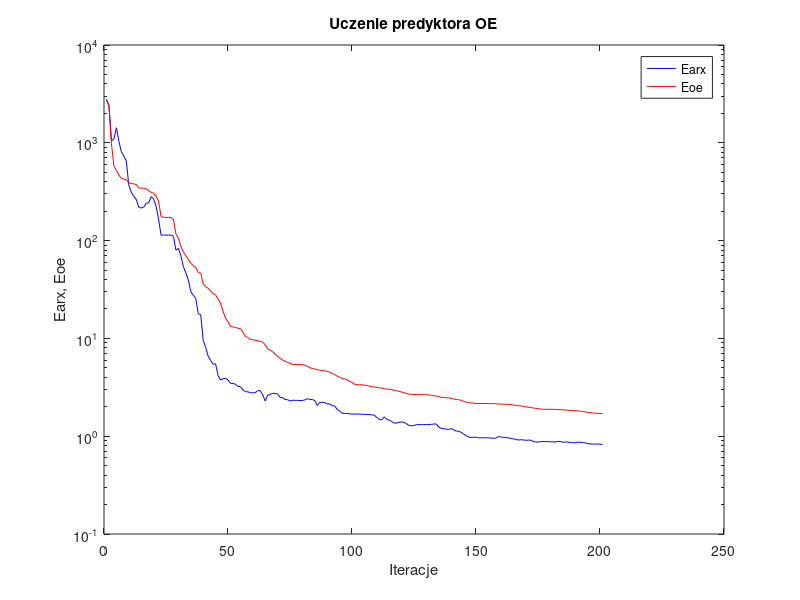
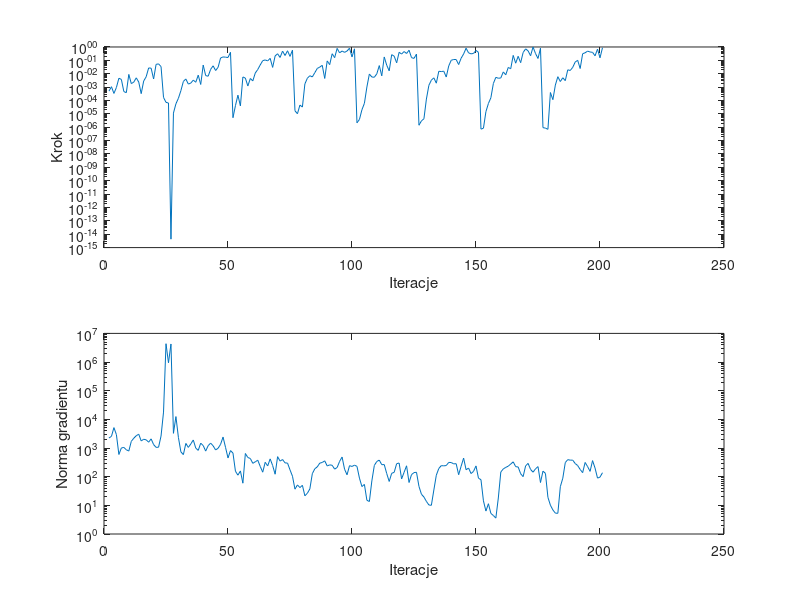

Reproduce these figures in MATLAB, in order.
%uczenie predyktora oe
clear all;
n=0; farx(n+1)=2.796573e+003; foe(n+1)=2.735125e+003; wspucz(n+1)=0.000000e+000; ng(n+1)=0.000000e+000;
%odnowa zmiennej metryki
n=1; farx(n+1)=2.419203e+003; foe(n+1)=2.380238e+003; krok(n+1)=5.018139e-004; ng(n+1)=2.242629e+003;
n=2; farx(n+1)=1.047370e+003; foe(n+1)=9.763968e+002; krok(n+1)=1.072587e-003; ng(n+1)=2.549529e+003;
n=3; farx(n+1)=1.093568e+003; foe(n+1)=5.768527e+002; krok(n+1)=3.369218e-004; ng(n+1)=5.156042e+003;
n=4; farx(n+1)=1.425620e+003; foe(n+1)=5.214113e+002; krok(n+1)=9.349870e-004; ng(n+1)=2.940748e+003;
n=5; farx(n+1)=1.035945e+003; foe(n+1)=4.689998e+002; krok(n+1)=4.597934e-003; ng(n+1)=5.948032e+002;
n=6; farx(n+1)=8.100771e+002; foe(n+1)=4.316066e+002; krok(n+1)=3.765398e-003; ng(n+1)=1.006455e+003;
n=7; farx(n+1)=7.329924e+002; foe(n+1)=4.257981e+002; krok(n+1)=4.644788e-004; ng(n+1)=1.047804e+003;
n=8; farx(n+1)=6.524678e+002; foe(n+1)=4.202560e+002; krok(n+1)=3.831728e-004; ng(n+1)=8.715674e+002;
n=9; farx(n+1)=3.683236e+002; foe(n+1)=3.901939e+002; krok(n+1)=8.891335e-003; ng(n+1)=7.822682e+002;
n=10; farx(n+1)=3.132687e+002; foe(n+1)=3.834335e+002; krok(n+1)=1.838554e-003; ng(n+1)=1.708820e+003;
n=11; farx(n+1)=2.824186e+002; foe(n+1)=3.805504e+002; krok(n+1)=2.339724e-003; ng(n+1)=2.195437e+003;
n=12; farx(n+1)=2.639954e+002; foe(n+1)=3.748340e+002; krok(n+1)=4.938447e-003; ng(n+1)=2.689966e+003;
n=13; farx(n+1)=2.201403e+002; foe(n+1)=3.456464e+002; krok(n+1)=2.397584e-003; ng(n+1)=3.033364e+003;
n=14; farx(n+1)=2.151275e+002; foe(n+1)=3.434436e+002; krok(n+1)=3.251097e-004; ng(n+1)=1.771995e+003;
n=15; farx(n+1)=2.202307e+002; foe(n+1)=3.425459e+002; krok(n+1)=2.840497e-003; ng(n+1)=2.020454e+003;
n=16; farx(n+1)=2.405095e+002; foe(n+1)=3.389497e+002; krok(n+1)=5.924781e-003; ng(n+1)=1.933555e+003;
n=17; farx(n+1)=2.429484e+002; foe(n+1)=3.248418e+002; krok(n+1)=2.705929e-002; ng(n+1)=1.595918e+003;
n=18; farx(n+1)=2.817815e+002; foe(n+1)=3.113791e+002; krok(n+1)=2.607440e-002; ng(n+1)=2.089494e+003;
n=19; farx(n+1)=2.669215e+002; foe(n+1)=3.046516e+002; krok(n+1)=4.051549e-003; ng(n+1)=1.317390e+003;
n=20; farx(n+1)=2.241731e+002; foe(n+1)=2.849471e+002; krok(n+1)=5.005537e-002; ng(n+1)=1.054665e+003;
n=21; farx(n+1)=1.660279e+002; foe(n+1)=2.538604e+002; krok(n+1)=5.466235e-002; ng(n+1)=1.067086e+003;
n=22; farx(n+1)=1.136189e+002; foe(n+1)=1.764240e+002; krok(n+1)=3.425339e-002; ng(n+1)=2.623363e+003;
n=23; farx(n+1)=1.139283e+002; foe(n+1)=1.730340e+002; krok(n+1)=1.687724e-004; ng(n+1)=1.795917e+004;
n=24; farx(n+1)=1.139585e+002; foe(n+1)=1.726843e+002; krok(n+1)=7.219457e-005; ng(n+1)=4.365421e+006;
n=25; farx(n+1)=1.139416e+002; foe(n+1)=1.726535e+002; krok(n+1)=6.485137e-005; ng(n+1)=9.425979e+005;
%odnowa zmiennej metryki
n=26; farx(n+1)=1.139416e+002; foe(n+1)=1.726450e+002; krok(n+1)=4.273471e-015; ng(n+1)=4.274258e+006;
n=27; farx(n+1)=1.105010e+002; foe(n+1)=1.640736e+002; krok(n+1)=1.139931e-005; ng(n+1)=3.256509e+003;
n=28; farx(n+1)=7.983270e+001; foe(n+1)=1.168453e+002; krok(n+1)=5.665485e-005; ng(n+1)=1.251743e+004;
n=29; farx(n+1)=8.343153e+001; foe(n+1)=1.063894e+002; krok(n+1)=1.454251e-004; ng(n+1)=2.347768e+003;
n=30; farx(n+1)=7.009240e+001; foe(n+1)=8.722123e+001; krok(n+1)=5.405350e-004; ng(n+1)=7.341988e+002;
n=31; farx(n+1)=5.422063e+001; foe(n+1)=7.653509e+001; krok(n+1)=2.647020e-003; ng(n+1)=5.891166e+002;
n=32; farx(n+1)=4.667147e+001; foe(n+1)=6.994253e+001; krok(n+1)=4.065324e-003; ng(n+1)=1.447814e+003;
n=33; farx(n+1)=3.986306e+001; foe(n+1)=6.426843e+001; krok(n+1)=1.683682e-003; ng(n+1)=1.051157e+003;
n=34; farx(n+1)=3.013954e+001; foe(n+1)=5.865042e+001; krok(n+1)=1.998365e-003; ng(n+1)=1.390943e+003;
n=35; farx(n+1)=2.760603e+001; foe(n+1)=5.520677e+001; krok(n+1)=3.334367e-003; ng(n+1)=1.912835e+003;
n=36; farx(n+1)=2.560885e+001; foe(n+1)=5.302818e+001; krok(n+1)=2.302721e-003; ng(n+1)=9.931881e+002;
n=37; farx(n+1)=1.787483e+001; foe(n+1)=4.709877e+001; krok(n+1)=7.825027e-003; ng(n+1)=8.286589e+002;
n=38; farx(n+1)=1.747435e+001; foe(n+1)=4.662996e+001; krok(n+1)=1.575776e-003; ng(n+1)=1.477130e+003;
n=39; farx(n+1)=9.548737e+000; foe(n+1)=3.605042e+001; krok(n+1)=4.446078e-002; ng(n+1)=1.219776e+003;
n=40; farx(n+1)=8.103873e+000; foe(n+1)=3.367920e+001; krok(n+1)=7.251821e-003; ng(n+1)=7.811968e+002;
n=41; farx(n+1)=6.569129e+000; foe(n+1)=3.258005e+001; krok(n+1)=6.525058e-003; ng(n+1)=1.210501e+003;
n=42; farx(n+1)=5.943593e+000; foe(n+1)=3.038169e+001; krok(n+1)=2.128042e-002; ng(n+1)=1.480764e+003;
n=43; farx(n+1)=5.454417e+000; foe(n+1)=2.874485e+001; krok(n+1)=3.907971e-002; ng(n+1)=1.193532e+003;
n=44; farx(n+1)=5.496911e+000; foe(n+1)=2.778346e+001; krok(n+1)=1.740861e-002; ng(n+1)=8.561271e+002;
n=45; farx(n+1)=4.168154e+000; foe(n+1)=2.528387e+001; krok(n+1)=3.002384e-002; ng(n+1)=9.813169e+002;
n=46; farx(n+1)=3.757136e+000; foe(n+1)=2.298323e+001; krok(n+1)=1.500565e-001; ng(n+1)=1.344107e+003;
n=47; farx(n+1)=3.873515e+000; foe(n+1)=1.896341e+001; krok(n+1)=1.809599e-001; ng(n+1)=2.417402e+003;
n=48; farx(n+1)=3.905771e+000; foe(n+1)=1.606669e+001; krok(n+1)=1.732520e-001; ng(n+1)=1.057389e+003;
n=49; farx(n+1)=3.770249e+000; foe(n+1)=1.485408e+001; krok(n+1)=1.630613e-001; ng(n+1)=4.502670e+002;
n=50; farx(n+1)=3.470350e+000; foe(n+1)=1.327826e+001; krok(n+1)=4.004429e-001; ng(n+1)=8.134866e+002;
%odnowa zmiennej metryki
n=51; farx(n+1)=3.456236e+000; foe(n+1)=1.307454e+001; krok(n+1)=5.145796e-006; ng(n+1)=6.668858e+002;
n=52; farx(n+1)=3.401798e+000; foe(n+1)=1.297757e+001; krok(n+1)=4.116566e-005; ng(n+1)=1.553929e+002;
n=53; farx(n+1)=3.228224e+000; foe(n+1)=1.270192e+001; krok(n+1)=2.493753e-004; ng(n+1)=1.128335e+002;
n=54; farx(n+1)=3.210356e+000; foe(n+1)=1.261729e+001; krok(n+1)=3.939832e-005; ng(n+1)=1.590098e+002;
n=55; farx(n+1)=2.974163e+000; foe(n+1)=1.161387e+001; krok(n+1)=5.767896e-003; ng(n+1)=5.928782e+001;
n=56; farx(n+1)=2.859729e+000; foe(n+1)=1.044769e+001; krok(n+1)=4.704763e-003; ng(n+1)=6.454361e+002;
n=57; farx(n+1)=2.842925e+000; foe(n+1)=1.023339e+001; krok(n+1)=1.213392e-003; ng(n+1)=4.664883e+002;
n=58; farx(n+1)=2.787822e+000; foe(n+1)=9.743845e+000; krok(n+1)=4.408444e-003; ng(n+1)=4.318589e+002;
n=59; farx(n+1)=2.775637e+000; foe(n+1)=9.689224e+000; krok(n+1)=2.914778e-003; ng(n+1)=2.925992e+002;
n=60; farx(n+1)=2.786791e+000; foe(n+1)=9.583695e+000; krok(n+1)=1.131031e-002; ng(n+1)=3.308430e+002;
n=61; farx(n+1)=2.923615e+000; foe(n+1)=9.426026e+000; krok(n+1)=2.076180e-002; ng(n+1)=3.760634e+002;
n=62; farx(n+1)=2.924861e+000; foe(n+1)=9.354133e+000; krok(n+1)=4.559356e-002; ng(n+1)=2.273243e+002;
n=63; farx(n+1)=2.650073e+000; foe(n+1)=9.178505e+000; krok(n+1)=9.479650e-002; ng(n+1)=1.436062e+002;
n=64; farx(n+1)=2.286549e+000; foe(n+1)=8.574397e+000; krok(n+1)=1.076512e-001; ng(n+1)=3.181607e+002;
n=65; farx(n+1)=2.632691e+000; foe(n+1)=7.821740e+000; krok(n+1)=9.118713e-002; ng(n+1)=2.379046e+002;
n=66; farx(n+1)=2.676791e+000; foe(n+1)=7.574451e+000; krok(n+1)=1.410702e-001; ng(n+1)=4.179034e+002;
n=67; farx(n+1)=2.740748e+000; foe(n+1)=7.319649e+000; krok(n+1)=2.972664e-002; ng(n+1)=2.450702e+002;
n=68; farx(n+1)=2.735457e+000; foe(n+1)=6.914905e+000; krok(n+1)=2.134155e-001; ng(n+1)=1.219210e+002;
n=69; farx(n+1)=2.708194e+000; foe(n+1)=6.563042e+000; krok(n+1)=3.116529e-001; ng(n+1)=4.997788e+002;
n=70; farx(n+1)=2.496610e+000; foe(n+1)=6.258239e+000; krok(n+1)=1.641051e-001; ng(n+1)=3.499800e+002;
n=71; farx(n+1)=2.478501e+000; foe(n+1)=6.019723e+000; krok(n+1)=4.951781e-001; ng(n+1)=3.966418e+002;
n=72; farx(n+1)=2.372420e+000; foe(n+1)=5.850578e+000; krok(n+1)=2.301336e-001; ng(n+1)=3.031597e+002;
n=73; farx(n+1)=2.363622e+000; foe(n+1)=5.673435e+000; krok(n+1)=5.223159e-001; ng(n+1)=2.981150e+002;
n=74; farx(n+1)=2.288559e+000; foe(n+1)=5.560326e+000; krok(n+1)=1.981558e-001; ng(n+1)=1.732305e+002;
n=75; farx(n+1)=2.329346e+000; foe(n+1)=5.413551e+000; krok(n+1)=5.788951e-001; ng(n+1)=1.037002e+002;
%odnowa zmiennej metryki
n=76; farx(n+1)=2.326809e+000; foe(n+1)=5.411433e+000; krok(n+1)=1.700060e-005; ng(n+1)=3.666498e+001;
n=77; farx(n+1)=2.323579e+000; foe(n+1)=5.408294e+000; krok(n+1)=1.018440e-005; ng(n+1)=5.157626e+001;
n=78; farx(n+1)=2.317603e+000; foe(n+1)=5.399225e+000; krok(n+1)=4.546123e-005; ng(n+1)=4.166885e+001;
n=79; farx(n+1)=2.318962e+000; foe(n+1)=5.386864e+000; krok(n+1)=3.223481e-005; ng(n+1)=4.998502e+001;
n=80; farx(n+1)=2.348688e+000; foe(n+1)=5.313150e+000; krok(n+1)=1.742611e-003; ng(n+1)=2.151124e+001;
n=81; farx(n+1)=2.418941e+000; foe(n+1)=5.178262e+000; krok(n+1)=4.597934e-003; ng(n+1)=2.641452e+001;
n=82; farx(n+1)=2.377350e+000; foe(n+1)=5.020307e+000; krok(n+1)=7.088910e-003; ng(n+1)=3.744395e+001;
n=83; farx(n+1)=2.372753e+000; foe(n+1)=4.933811e+000; krok(n+1)=5.767896e-003; ng(n+1)=1.272366e+002;
n=84; farx(n+1)=2.311800e+000; foe(n+1)=4.873215e+000; krok(n+1)=1.199953e-002; ng(n+1)=1.885212e+002;
n=85; farx(n+1)=2.062701e+000; foe(n+1)=4.787255e+000; krok(n+1)=2.490870e-002; ng(n+1)=2.204236e+002;
n=86; farx(n+1)=2.214407e+000; foe(n+1)=4.739276e+000; krok(n+1)=3.129602e-002; ng(n+1)=2.970833e+002;
n=87; farx(n+1)=2.220735e+000; foe(n+1)=4.680034e+000; krok(n+1)=4.256083e-002; ng(n+1)=3.131278e+002;
n=88; farx(n+1)=2.210500e+000; foe(n+1)=4.665954e+000; krok(n+1)=4.440041e-003; ng(n+1)=3.572646e+002;
n=89; farx(n+1)=2.135339e+000; foe(n+1)=4.604076e+000; krok(n+1)=9.047997e-002; ng(n+1)=2.364628e+002;
n=90; farx(n+1)=2.139436e+000; foe(n+1)=4.534414e+000; krok(n+1)=4.773765e-002; ng(n+1)=2.584124e+002;
n=91; farx(n+1)=2.053601e+000; foe(n+1)=4.357903e+000; krok(n+1)=3.126376e-001; ng(n+1)=2.502523e+002;
n=92; farx(n+1)=2.043574e+000; foe(n+1)=4.282292e+000; krok(n+1)=1.590363e-001; ng(n+1)=1.838370e+002;
n=93; farx(n+1)=1.881059e+000; foe(n+1)=4.107087e+000; krok(n+1)=7.847380e-001; ng(n+1)=2.085352e+002;
n=94; farx(n+1)=1.807459e+000; foe(n+1)=4.012638e+000; krok(n+1)=3.619299e-001; ng(n+1)=3.421634e+002;
n=95; farx(n+1)=1.715386e+000; foe(n+1)=3.900427e+000; krok(n+1)=5.013461e-001; ng(n+1)=4.848204e+002;
n=96; farx(n+1)=1.709393e+000; foe(n+1)=3.853086e+000; krok(n+1)=3.963116e-001; ng(n+1)=1.819345e+002;
n=97; farx(n+1)=1.709335e+000; foe(n+1)=3.758633e+000; krok(n+1)=5.007363e-001; ng(n+1)=1.164984e+002;
n=98; farx(n+1)=1.694656e+000; foe(n+1)=3.645506e+000; krok(n+1)=8.127796e-001; ng(n+1)=2.423903e+002;
n=99; farx(n+1)=1.684386e+000; foe(n+1)=3.557122e+000; krok(n+1)=1.809649e-001; ng(n+1)=2.274753e+002;
n=100; farx(n+1)=1.684788e+000; foe(n+1)=3.384181e+000; krok(n+1)=7.273018e-001; ng(n+1)=2.525331e+002;
%odnowa zmiennej metryki
n=101; farx(n+1)=1.684202e+000; foe(n+1)=3.361808e+000; krok(n+1)=2.134892e-006; ng(n+1)=2.299315e+002;
n=102; farx(n+1)=1.682983e+000; foe(n+1)=3.357310e+000; krok(n+1)=3.811241e-006; ng(n+1)=8.919389e+001;
n=103; farx(n+1)=1.678039e+000; foe(n+1)=3.351020e+000; krok(n+1)=2.018691e-005; ng(n+1)=4.522912e+001;
n=104; farx(n+1)=1.668636e+000; foe(n+1)=3.327185e+000; krok(n+1)=6.119948e-005; ng(n+1)=5.377149e+001;
n=105; farx(n+1)=1.670667e+000; foe(n+1)=3.311940e+000; krok(n+1)=1.013537e-003; ng(n+1)=1.507041e+001;
n=106; farx(n+1)=1.664695e+000; foe(n+1)=3.247350e+000; krok(n+1)=9.513276e-003; ng(n+1)=1.359669e+001;
n=107; farx(n+1)=1.653026e+000; foe(n+1)=3.202507e+000; krok(n+1)=5.700116e-003; ng(n+1)=7.094007e+001;
n=108; farx(n+1)=1.640177e+000; foe(n+1)=3.185822e+000; krok(n+1)=5.457942e-003; ng(n+1)=2.464643e+002;
n=109; farx(n+1)=1.550688e+000; foe(n+1)=3.168814e+000; krok(n+1)=9.832841e-003; ng(n+1)=3.399851e+002;
n=110; farx(n+1)=1.489344e+000; foe(n+1)=3.120949e+000; krok(n+1)=4.069805e-002; ng(n+1)=3.788688e+002;
n=111; farx(n+1)=1.467403e+000; foe(n+1)=3.115824e+000; krok(n+1)=6.971205e-003; ng(n+1)=2.620461e+002;
n=112; farx(n+1)=1.577635e+000; foe(n+1)=3.048498e+000; krok(n+1)=1.794664e-001; ng(n+1)=2.647296e+002;
n=113; farx(n+1)=1.487362e+000; foe(n+1)=3.036069e+000; krok(n+1)=4.321748e-002; ng(n+1)=1.285877e+002;
n=114; farx(n+1)=1.461704e+000; foe(n+1)=3.022330e+000; krok(n+1)=1.647425e-002; ng(n+1)=6.815682e+001;
n=115; farx(n+1)=1.412162e+000; foe(n+1)=3.000772e+000; krok(n+1)=2.656312e-001; ng(n+1)=1.312977e+002;
n=116; farx(n+1)=1.361359e+000; foe(n+1)=2.932505e+000; krok(n+1)=2.064051e-001; ng(n+1)=1.418300e+002;
n=117; farx(n+1)=1.360823e+000; foe(n+1)=2.923716e+000; krok(n+1)=6.552688e-002; ng(n+1)=2.838248e+002;
n=118; farx(n+1)=1.388787e+000; foe(n+1)=2.873415e+000; krok(n+1)=4.004429e-001; ng(n+1)=2.999275e+002;
n=119; farx(n+1)=1.401374e+000; foe(n+1)=2.830037e+000; krok(n+1)=2.953927e-001; ng(n+1)=8.359115e+001;
n=120; farx(n+1)=1.383446e+000; foe(n+1)=2.786224e+000; krok(n+1)=4.567804e-001; ng(n+1)=1.419492e+002;
n=121; farx(n+1)=1.341645e+000; foe(n+1)=2.735031e+000; krok(n+1)=3.268918e-001; ng(n+1)=2.397804e+002;
n=122; farx(n+1)=1.285110e+000; foe(n+1)=2.688296e+000; krok(n+1)=5.738785e-001; ng(n+1)=6.267648e+001;
n=123; farx(n+1)=1.277842e+000; foe(n+1)=2.678815e+000; krok(n+1)=1.600146e-001; ng(n+1)=1.182497e+002;
n=124; farx(n+1)=1.284555e+000; foe(n+1)=2.670814e+000; krok(n+1)=1.400181e-001; ng(n+1)=1.388596e+002;
n=125; farx(n+1)=1.313469e+000; foe(n+1)=2.662134e+000; krok(n+1)=2.942678e-001; ng(n+1)=1.424255e+002;
%odnowa zmiennej metryki
n=126; farx(n+1)=1.313385e+000; foe(n+1)=2.661639e+000; krok(n+1)=1.406573e-006; ng(n+1)=4.582983e+001;
n=127; farx(n+1)=1.313228e+000; foe(n+1)=2.661443e+000; krok(n+1)=3.002928e-006; ng(n+1)=2.444544e+001;
n=128; farx(n+1)=1.313111e+000; foe(n+1)=2.661297e+000; krok(n+1)=4.269784e-006; ng(n+1)=1.950870e+001;
n=129; farx(n+1)=1.316551e+000; foe(n+1)=2.658562e+000; krok(n+1)=1.281924e-004; ng(n+1)=1.374049e+001;
n=130; farx(n+1)=1.316937e+000; foe(n+1)=2.646751e+000; krok(n+1)=1.364485e-003; ng(n+1)=1.030994e+001;
n=131; farx(n+1)=1.320813e+000; foe(n+1)=2.616277e+000; krok(n+1)=3.303815e-003; ng(n+1)=1.001921e+001;
n=132; farx(n+1)=1.332050e+000; foe(n+1)=2.587203e+000; krok(n+1)=4.926484e-003; ng(n+1)=3.423214e+001;
n=133; farx(n+1)=1.335267e+000; foe(n+1)=2.575867e+000; krok(n+1)=1.965086e-003; ng(n+1)=1.128438e+002;
n=134; farx(n+1)=1.237032e+000; foe(n+1)=2.553840e+000; krok(n+1)=1.532510e-002; ng(n+1)=1.932437e+002;
n=135; farx(n+1)=1.204624e+000; foe(n+1)=2.487597e+000; krok(n+1)=1.450364e-002; ng(n+1)=2.431874e+002;
n=136; farx(n+1)=1.190386e+000; foe(n+1)=2.483433e+000; krok(n+1)=1.548166e-002; ng(n+1)=2.388909e+002;
n=137; farx(n+1)=1.185130e+000; foe(n+1)=2.478664e+000; krok(n+1)=5.655154e-003; ng(n+1)=2.449148e+002;
n=138; farx(n+1)=1.166865e+000; foe(n+1)=2.469172e+000; krok(n+1)=3.813366e-002; ng(n+1)=3.146886e+002;
n=139; farx(n+1)=1.199115e+000; foe(n+1)=2.443794e+000; krok(n+1)=1.011122e-001; ng(n+1)=3.123419e+002;
n=140; farx(n+1)=1.163167e+000; foe(n+1)=2.407880e+000; krok(n+1)=1.160291e-001; ng(n+1)=2.800892e+002;
n=141; farx(n+1)=1.127780e+000; foe(n+1)=2.368659e+000; krok(n+1)=1.150658e-001; ng(n+1)=2.841627e+002;
n=142; farx(n+1)=1.125026e+000; foe(n+1)=2.361318e+000; krok(n+1)=4.857442e-002; ng(n+1)=1.172170e+002;
n=143; farx(n+1)=1.096000e+000; foe(n+1)=2.332354e+000; krok(n+1)=1.438191e-001; ng(n+1)=2.311993e+002;
n=144; farx(n+1)=1.050494e+000; foe(n+1)=2.266977e+000; krok(n+1)=3.007188e-001; ng(n+1)=4.452445e+002;
n=145; farx(n+1)=1.015630e+000; foe(n+1)=2.235706e+000; krok(n+1)=8.088973e-001; ng(n+1)=1.750882e+002;
n=146; farx(n+1)=9.789314e-001; foe(n+1)=2.209025e+000; krok(n+1)=3.644735e-001; ng(n+1)=1.999658e+002;
n=147; farx(n+1)=9.708557e-001; foe(n+1)=2.188067e+000; krok(n+1)=3.064368e-001; ng(n+1)=1.286499e+002;
n=148; farx(n+1)=9.740444e-001; foe(n+1)=2.176862e+000; krok(n+1)=3.288994e-001; ng(n+1)=1.532317e+002;
n=149; farx(n+1)=9.803172e-001; foe(n+1)=2.163495e+000; krok(n+1)=5.520515e-001; ng(n+1)=2.375905e+002;
n=150; farx(n+1)=9.632492e-001; foe(n+1)=2.157856e+000; krok(n+1)=3.923690e-001; ng(n+1)=8.848346e+001;
%odnowa zmiennej metryki
n=151; farx(n+1)=9.631814e-001; foe(n+1)=2.156758e+000; krok(n+1)=7.216124e-007; ng(n+1)=7.855846e+001;
n=152; farx(n+1)=9.631880e-001; foe(n+1)=2.156734e+000; krok(n+1)=8.462707e-007; ng(n+1)=1.434836e+001;
n=153; farx(n+1)=9.632101e-001; foe(n+1)=2.156684e+000; krok(n+1)=1.470858e-005; ng(n+1)=6.311581e+000;
n=154; farx(n+1)=9.616687e-001; foe(n+1)=2.155794e+000; krok(n+1)=5.947814e-005; ng(n+1)=1.139865e+001;
n=155; farx(n+1)=9.595275e-001; foe(n+1)=2.155271e+000; krok(n+1)=1.602589e-004; ng(n+1)=5.224581e+000;
n=156; farx(n+1)=9.512130e-001; foe(n+1)=2.152742e+000; krok(n+1)=1.861026e-003; ng(n+1)=4.420350e+000;
n=157; farx(n+1)=9.546134e-001; foe(n+1)=2.148455e+000; krok(n+1)=5.385522e-003; ng(n+1)=3.594159e+000;
n=158; farx(n+1)=9.924597e-001; foe(n+1)=2.133559e+000; krok(n+1)=4.586643e-003; ng(n+1)=1.807541e+001;
n=159; farx(n+1)=9.803843e-001; foe(n+1)=2.128845e+000; krok(n+1)=4.812762e-003; ng(n+1)=1.453752e+002;
n=160; farx(n+1)=9.721134e-001; foe(n+1)=2.123182e+000; krok(n+1)=1.366559e-002; ng(n+1)=1.868194e+002;
n=161; farx(n+1)=9.722655e-001; foe(n+1)=2.118563e+000; krok(n+1)=8.349282e-003; ng(n+1)=2.111390e+002;
n=162; farx(n+1)=9.593281e-001; foe(n+1)=2.114197e+000; krok(n+1)=2.946581e-002; ng(n+1)=2.328100e+002;
n=163; farx(n+1)=9.516795e-001; foe(n+1)=2.108996e+000; krok(n+1)=2.366211e-002; ng(n+1)=2.763765e+002;
n=164; farx(n+1)=9.388850e-001; foe(n+1)=2.082790e+000; krok(n+1)=2.353350e-001; ng(n+1)=3.298207e+002;
n=165; farx(n+1)=9.313471e-001; foe(n+1)=2.073630e+000; krok(n+1)=6.137372e-002; ng(n+1)=2.238686e+002;
n=166; farx(n+1)=9.125855e-001; foe(n+1)=2.050860e+000; krok(n+1)=2.013997e-001; ng(n+1)=2.180090e+002;
n=167; farx(n+1)=9.219928e-001; foe(n+1)=2.041878e+000; krok(n+1)=6.700045e-002; ng(n+1)=1.268390e+002;
n=168; farx(n+1)=9.156453e-001; foe(n+1)=2.019636e+000; krok(n+1)=3.862514e-001; ng(n+1)=1.004814e+002;
n=169; farx(n+1)=9.090341e-001; foe(n+1)=2.000568e+000; krok(n+1)=7.228765e-001; ng(n+1)=2.379330e+002;
n=170; farx(n+1)=9.107480e-001; foe(n+1)=1.978790e+000; krok(n+1)=5.154350e-001; ng(n+1)=2.914124e+002;
n=171; farx(n+1)=9.120109e-001; foe(n+1)=1.968444e+000; krok(n+1)=2.209722e-001; ng(n+1)=1.797530e+002;
n=172; farx(n+1)=8.855225e-001; foe(n+1)=1.942986e+000; krok(n+1)=9.906032e-001; ng(n+1)=1.432874e+002;
n=173; farx(n+1)=8.720768e-001; foe(n+1)=1.928965e+000; krok(n+1)=3.240219e-001; ng(n+1)=1.884876e+002;
n=174; farx(n+1)=8.698978e-001; foe(n+1)=1.920801e+000; krok(n+1)=1.380129e-001; ng(n+1)=2.247911e+002;
n=175; farx(n+1)=8.818987e-001; foe(n+1)=1.890095e+000; krok(n+1)=8.055989e-001; ng(n+1)=6.251152e+001;
%odnowa zmiennej metryki
n=176; farx(n+1)=8.813733e-001; foe(n+1)=1.886712e+000; krok(n+1)=9.281771e-007; ng(n+1)=1.559870e+002;
n=177; farx(n+1)=8.810233e-001; foe(n+1)=1.884860e+000; krok(n+1)=8.614497e-007; ng(n+1)=1.303784e+002;
n=178; farx(n+1)=8.810123e-001; foe(n+1)=1.884831e+000; krok(n+1)=6.976351e-007; ng(n+1)=1.900693e+001;
n=179; farx(n+1)=8.769842e-001; foe(n+1)=1.882448e+000; krok(n+1)=3.939441e-004; ng(n+1)=1.012302e+001;
n=180; farx(n+1)=8.763615e-001; foe(n+1)=1.881733e+000; krok(n+1)=1.149097e-004; ng(n+1)=6.909114e+000;
n=181; farx(n+1)=8.715294e-001; foe(n+1)=1.878923e+000; krok(n+1)=1.427772e-003; ng(n+1)=5.340422e+000;
n=182; farx(n+1)=8.832496e-001; foe(n+1)=1.873655e+000; krok(n+1)=5.999763e-003; ng(n+1)=5.280953e+000;
n=183; farx(n+1)=8.846178e-001; foe(n+1)=1.870471e+000; krok(n+1)=2.607264e-003; ng(n+1)=4.470189e+001;
n=184; farx(n+1)=8.665606e-001; foe(n+1)=1.858273e+000; krok(n+1)=5.003630e-003; ng(n+1)=8.862627e+001;
n=185; farx(n+1)=8.715221e-001; foe(n+1)=1.854432e+000; krok(n+1)=3.035901e-003; ng(n+1)=3.105121e+002;
n=186; farx(n+1)=8.701394e-001; foe(n+1)=1.842653e+000; krok(n+1)=1.961876e-002; ng(n+1)=3.932237e+002;
n=187; farx(n+1)=8.628662e-001; foe(n+1)=1.833057e+000; krok(n+1)=1.750226e-002; ng(n+1)=3.775022e+002;
n=188; farx(n+1)=8.566427e-001; foe(n+1)=1.830146e+000; krok(n+1)=3.006802e-002; ng(n+1)=3.777909e+002;
n=189; farx(n+1)=8.588964e-001; foe(n+1)=1.824000e+000; krok(n+1)=7.517970e-002; ng(n+1)=2.872601e+002;
n=190; farx(n+1)=8.690951e-001; foe(n+1)=1.812094e+000; krok(n+1)=1.006999e-001; ng(n+1)=2.445254e+002;
n=191; farx(n+1)=8.643308e-001; foe(n+1)=1.805928e+000; krok(n+1)=2.452306e-002; ng(n+1)=1.784430e+002;
n=192; farx(n+1)=8.613440e-001; foe(n+1)=1.788810e+000; krok(n+1)=3.118032e-001; ng(n+1)=1.383495e+002;
n=193; farx(n+1)=8.561769e-001; foe(n+1)=1.768920e+000; krok(n+1)=3.693268e-001; ng(n+1)=3.136637e+002;
n=194; farx(n+1)=8.388478e-001; foe(n+1)=1.753407e+000; krok(n+1)=4.884576e-001; ng(n+1)=2.250791e+002;
n=195; farx(n+1)=8.342777e-001; foe(n+1)=1.742974e+000; krok(n+1)=4.228235e-001; ng(n+1)=1.532301e+002;
n=196; farx(n+1)=8.306323e-001; foe(n+1)=1.729528e+000; krok(n+1)=3.978743e-001; ng(n+1)=3.639290e+002;
n=197; farx(n+1)=8.305922e-001; foe(n+1)=1.722285e+000; krok(n+1)=2.183343e-001; ng(n+1)=1.996920e+002;
n=198; farx(n+1)=8.312887e-001; foe(n+1)=1.714355e+000; krok(n+1)=6.930078e-001; ng(n+1)=8.923651e+001;
n=199; farx(n+1)=8.299804e-001; foe(n+1)=1.711432e+000; krok(n+1)=1.545805e-001; ng(n+1)=9.663758e+001;
n=200; farx(n+1)=8.218127e-001; foe(n+1)=1.701588e+000; krok(n+1)=8.728449e-001; ng(n+1)=1.376985e+002;

figure; semilogy(farx,'b'); hold on; semilogy(foe,'r'); xlabel('Iteracje'); ylabel('Earx, Eoe'); legend('Earx','Eoe'); title('Uczenie predyktora OE');
figure; subplot(2,1,1); semilogy(krok); xlabel('Iteracje'); ylabel('Krok');
subplot(2,1,2); semilogy(ng); xlabel('Iteracje'); ylabel('Norma gradientu');
Earx=farx(n+1)
Eoe=foe(n+1)
